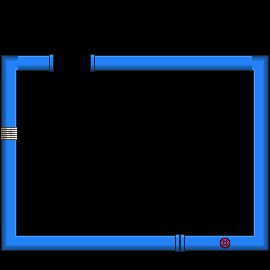

This is a level from a 2D game, rendered from its Tiled map with the project's own tilesets. A one-line summary and the map file follow, with tile-layer data summarised:
An orthogonal 15x15 tile map with 18x18 px tiles, 1 tile layer (Tile Layer 1) and 54 objects (52x Ice, Player, Goal).

<map version="1.0" orientation="orthogonal" renderorder="right-down" width="15" height="15" tilewidth="18" tileheight="18" nextobjectid="62">
 <tileset firstgid="1" name="tremor_sprite_sheet" tilewidth="18" tileheight="18">
  <image source="tremor_sprite_sheet.png" width="180" height="126" />
 </tileset>
 <layer name="Tile Layer 1" width="15" height="15">
  <data>[225 cells, 46 non-empty, 11 distinct tile ids]</data>
 </layer>
 <objectgroup name="Ice">
  <object id="1" name="Ice" type="Ice" gid="42" x="18" y="162" />
  <object id="2" name="Ice" type="Ice" gid="42" x="18" y="180" />
  <object id="3" name="Ice" type="Ice" gid="42" x="36" y="162" />
  <object id="4" name="Ice" type="Ice" gid="42" x="36" y="180" />
  <object id="5" name="Ice" type="Ice" gid="42" x="54" y="162" />
  <object id="6" name="Ice" type="Ice" gid="42" x="54" y="180" />
  <object id="7" name="Ice" type="Ice" gid="42" x="72" y="162" />
  <object id="8" name="Ice" type="Ice" gid="42" x="72" y="180" />
  <object id="9" name="Ice" type="Ice" gid="42" x="90" y="162" />
  <object id="10" name="Ice" type="Ice" gid="42" x="90" y="180" />
  <object id="11" name="Ice" type="Ice" gid="42" x="108" y="180" />
  <object id="12" name="Ice" type="Ice" gid="42" x="108" y="162" />
  <object id="13" name="Ice" type="Ice" gid="42" x="126" y="162" />
  <object id="14" name="Ice" type="Ice" gid="42" x="126" y="180" />
  <object id="15" name="Ice" type="Ice" gid="42" x="144" y="180" />
  <object id="16" name="Ice" type="Ice" gid="42" x="144" y="162" />
  <object id="17" name="Ice" type="Ice" gid="42" x="162" y="162" />
  <object id="18" name="Ice" type="Ice" gid="42" x="162" y="180" />
  <object id="19" name="Ice" type="Ice" gid="42" x="180" y="180" />
  <object id="20" name="Ice" type="Ice" gid="42" x="180" y="162" />
  <object id="21" name="Ice" type="Ice" gid="42" x="198" y="162" />
  <object id="22" name="Ice" type="Ice" gid="42" x="198" y="180" />
  <object id="23" name="Ice" type="Ice" gid="42" x="216" y="180" />
  <object id="24" name="Ice" type="Ice" gid="42" x="216" y="162" />
  <object id="25" name="Ice" type="Ice" gid="42" x="234" y="162" />
  <object id="26" name="Ice" type="Ice" gid="42" x="234" y="180" />
  <object id="28" name="Ice" type="Ice" gid="42" x="18" y="144" />
  <object id="29" name="Ice" type="Ice" gid="42" x="36" y="144" />
  <object id="30" name="Ice" type="Ice" gid="42" x="54" y="144" />
  <object id="31" name="Ice" type="Ice" gid="42" x="72" y="144" />
  <object id="32" name="Ice" type="Ice" gid="42" x="90" y="144" />
  <object id="33" name="Ice" type="Ice" gid="42" x="108" y="144" />
  <object id="34" name="Ice" type="Ice" gid="42" x="126" y="144" />
  <object id="35" name="Ice" type="Ice" gid="42" x="144" y="144" />
  <object id="36" name="Ice" type="Ice" gid="42" x="162" y="144" />
  <object id="37" name="Ice" type="Ice" gid="42" x="180" y="144" />
  <object id="38" name="Ice" type="Ice" gid="42" x="198" y="126" />
  <object id="39" name="Ice" type="Ice" gid="42" x="216" y="144" />
  <object id="40" name="Ice" type="Ice" gid="42" x="198" y="144" />
  <object id="41" name="Ice" type="Ice" gid="42" x="234" y="144" />
  <object id="42" name="Ice" type="Ice" gid="42" x="234" y="126" />
  <object id="43" name="Ice" type="Ice" gid="42" x="216" y="126" />
  <object id="44" name="Ice" type="Ice" gid="42" x="180" y="126" />
  <object id="45" name="Ice" type="Ice" gid="42" x="162" y="126" />
  <object id="46" name="Ice" type="Ice" gid="42" x="144" y="126" />
  <object id="47" name="Ice" type="Ice" gid="42" x="126" y="126" />
  <object id="48" name="Ice" type="Ice" gid="42" x="108" y="126" />
  <object id="49" name="Ice" type="Ice" gid="42" x="90" y="126" />
  <object id="50" name="Ice" type="Ice" gid="42" x="72" y="126" />
  <object id="51" name="Ice" type="Ice" gid="42" x="54" y="126" />
  <object id="52" name="Ice" type="Ice" gid="42" x="36" y="126" />
  <object id="53" name="Ice" type="Ice" gid="42" x="18" y="126" />
 </objectgroup>
 <objectgroup name="Player">
  <object id="27" name="Player" type="Player" gid="29" x="216" y="54" />
 </objectgroup>
 <objectgroup name="Goal">
  <object id="61" name="Goal" type="Goal" gid="30" x="216" y="216" />
 </objectgroup>
</map>
